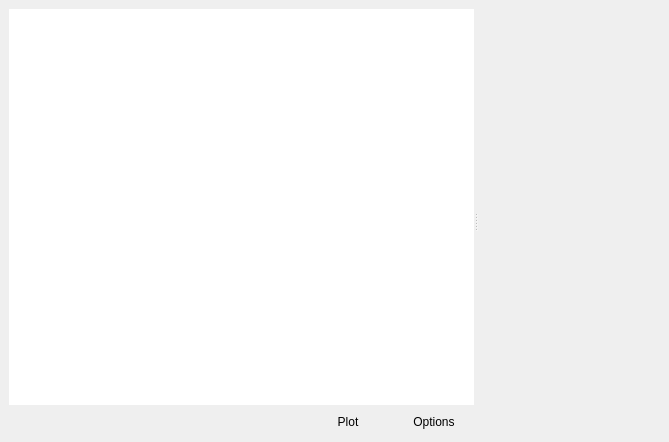
<ui version="4.0" >
 <class>Plot</class>
 <widget class="QWidget" name="Plot" >
  <property name="geometry" >
   <rect>
    <x>0</x>
    <y>0</y>
    <width>669</width>
    <height>442</height>
   </rect>
  </property>
  <property name="windowTitle" >
   <string>Form</string>
  </property>
  <layout class="QVBoxLayout" >
   <property name="spacing" >
    <number>6</number>
   </property>
   <property name="margin" >
    <number>9</number>
   </property>
   <item>
    <widget class="QSplitter" name="plotSplitter" >
     <property name="orientation" >
      <enum>Qt::Horizontal</enum>
     </property>
     <widget class="QWidget" name="layoutWidget" >
      <layout class="QVBoxLayout" >
       <property name="spacing" >
        <number>6</number>
       </property>
       <property name="margin" >
        <number>0</number>
       </property>
       <item>
        <widget class="QTreeView" name="controlsTree" >
         <property name="contextMenuPolicy" >
          <enum>Qt::CustomContextMenu</enum>
         </property>
         <property name="frameShape" >
          <enum>QFrame::NoFrame</enum>
         </property>
         <property name="frameShadow" >
          <enum>QFrame::Plain</enum>
         </property>
         <property name="uniformRowHeights" >
          <bool>true</bool>
         </property>
         <property name="animated" >
          <bool>true</bool>
         </property>
        </widget>
       </item>
       <item>
        <layout class="QHBoxLayout" >
         <property name="spacing" >
          <number>6</number>
         </property>
         <property name="margin" >
          <number>0</number>
         </property>
         <item>
          <spacer>
           <property name="orientation" >
            <enum>Qt::Horizontal</enum>
           </property>
           <property name="sizeHint" stdset="0" >
            <size>
             <width>40</width>
             <height>20</height>
            </size>
           </property>
          </spacer>
         </item>
         <item>
          <widget class="QPushButton" name="plotButton" >
           <property name="text" >
            <string>Plot</string>
           </property>
           <property name="icon" >
            <iconset resource="profit.qrc" >
             <normaloff>:/images/icons/kchart.png</normaloff>:/images/icons/kchart.png</iconset>
           </property>
           <property name="flat" >
            <bool>true</bool>
           </property>
          </widget>
         </item>
         <item>
          <widget class="QPushButton" name="optionsButton" >
           <property name="text" >
            <string>Options</string>
           </property>
           <property name="icon" >
            <iconset resource="profit.qrc" >
             <normaloff>:/images/icons/kcontrol.png</normaloff>:/images/icons/kcontrol.png</iconset>
           </property>
           <property name="flat" >
            <bool>true</bool>
           </property>
          </widget>
         </item>
        </layout>
       </item>
      </layout>
     </widget>
     <widget class="QwtPlot" name="plot" >
      <property name="sizePolicy" >
       <sizepolicy vsizetype="Preferred" hsizetype="Preferred" >
        <horstretch>0</horstretch>
        <verstretch>0</verstretch>
       </sizepolicy>
      </property>
     </widget>
    </widget>
   </item>
  </layout>
  <action name="actionDrawLegend" >
   <property name="checkable" >
    <bool>true</bool>
   </property>
   <property name="text" >
    <string>Draw Legend</string>
   </property>
  </action>
  <action name="actionDrawMajorX" >
   <property name="checkable" >
    <bool>true</bool>
   </property>
   <property name="text" >
    <string>Draw Major Grid X</string>
   </property>
  </action>
  <action name="actionDrawMinorX" >
   <property name="checkable" >
    <bool>true</bool>
   </property>
   <property name="text" >
    <string>Draw Minor Grid X</string>
   </property>
  </action>
  <action name="actionChangeMajorGridStyle" >
   <property name="text" >
    <string>Major Grid Style...</string>
   </property>
  </action>
  <action name="actionChangeMinorGridStyle" >
   <property name="text" >
    <string>Minor Grid Style...</string>
   </property>
  </action>
  <action name="actionChangeCanvasColor" >
   <property name="text" >
    <string>Background Color...</string>
   </property>
  </action>
  <action name="actionChangeCurveStyle" >
   <property name="icon" >
    <iconset resource="profit.qrc" >
     <normaloff>:/images/icons/kchart.png</normaloff>:/images/icons/kchart.png</iconset>
   </property>
   <property name="text" >
    <string>Change Style...</string>
   </property>
  </action>
  <action name="actionChangeCurveAxisY" >
   <property name="icon" >
    <iconset resource="profit.qrc" >
     <normaloff>:/images/icons/kruler.png</normaloff>:/images/icons/kruler.png</iconset>
   </property>
   <property name="text" >
    <string>Move to Left Axis</string>
   </property>
  </action>
  <action name="actionDrawMajorY" >
   <property name="checkable" >
    <bool>true</bool>
   </property>
   <property name="text" >
    <string>Draw Major Grid Y</string>
   </property>
  </action>
  <action name="actionDrawMinorY" >
   <property name="checkable" >
    <bool>true</bool>
   </property>
   <property name="text" >
    <string>Draw Minor Grid Y</string>
   </property>
  </action>
  <action name="actionChangeAxesFont" >
   <property name="icon" >
    <iconset resource="profit.qrc" >
     <normaloff>:/images/icons/fonts.png</normaloff>:/images/icons/fonts.png</iconset>
   </property>
   <property name="text" >
    <string>Change Font...</string>
   </property>
  </action>
  <action name="actionChangeAxesColor" >
   <property name="icon" >
    <iconset resource="profit.qrc" >
     <normaloff>:/images/icons/colorize.png</normaloff>:/images/icons/colorize.png</iconset>
   </property>
   <property name="text" >
    <string>Change Color...</string>
   </property>
   <property name="iconText" >
    <string>Change Color</string>
   </property>
   <property name="toolTip" >
    <string>Change Color</string>
   </property>
  </action>
  <action name="actionShowDataDialog" >
   <property name="checkable" >
    <bool>true</bool>
   </property>
   <property name="text" >
    <string>Data Display...</string>
   </property>
   <property name="iconText" >
    <string>Show plot data dialog.</string>
   </property>
   <property name="toolTip" >
    <string>Show plot data dialog.</string>
   </property>
   <property name="statusTip" >
    <string>Show plot data dialog.</string>
   </property>
  </action>
  <action name="actionNewPlot" >
   <property name="icon" >
    <iconset resource="profit.qrc" >
     <normaloff>:/images/icons/filenew.png</normaloff>:/images/icons/filenew.png</iconset>
   </property>
   <property name="text" >
    <string>New Plot</string>
   </property>
  </action>
  <action name="actionClosePlot" >
   <property name="icon" >
    <iconset resource="profit.qrc" >
     <normaloff>:/images/icons/fileclose.png</normaloff>:/images/icons/fileclose.png</iconset>
   </property>
   <property name="text" >
    <string>Close Plot</string>
   </property>
  </action>
  <action name="actionChangeDataMarker" >
   <property name="text" >
    <string>Data Marker Style...</string>
   </property>
   <property name="iconText" >
    <string>Data Marker Style</string>
   </property>
   <property name="toolTip" >
    <string>Data Marker Style</string>
   </property>
  </action>
  <action name="actionChangeCurveAxisX" >
   <property name="icon" >
    <iconset resource="profit.qrc" >
     <normaloff>:/images/icons/kruler.png</normaloff>:/images/icons/kruler.png</iconset>
   </property>
   <property name="text" >
    <string>Move to Top Axis</string>
   </property>
  </action>
  <action name="actionSyncWithData" >
   <property name="checkable" >
    <bool>true</bool>
   </property>
   <property name="checked" >
    <bool>true</bool>
   </property>
   <property name="text" >
    <string>Sync with Data</string>
   </property>
  </action>
 </widget>
 <customwidgets>
  <customwidget>
   <class>QwtPlot</class>
   <extends>QFrame</extends>
   <header>qwt_plot.h</header>
   <container>1</container>
  </customwidget>
 </customwidgets>
 <resources>
  <include location="profit.qrc" />
 </resources>
 <connections/>
</ui>
